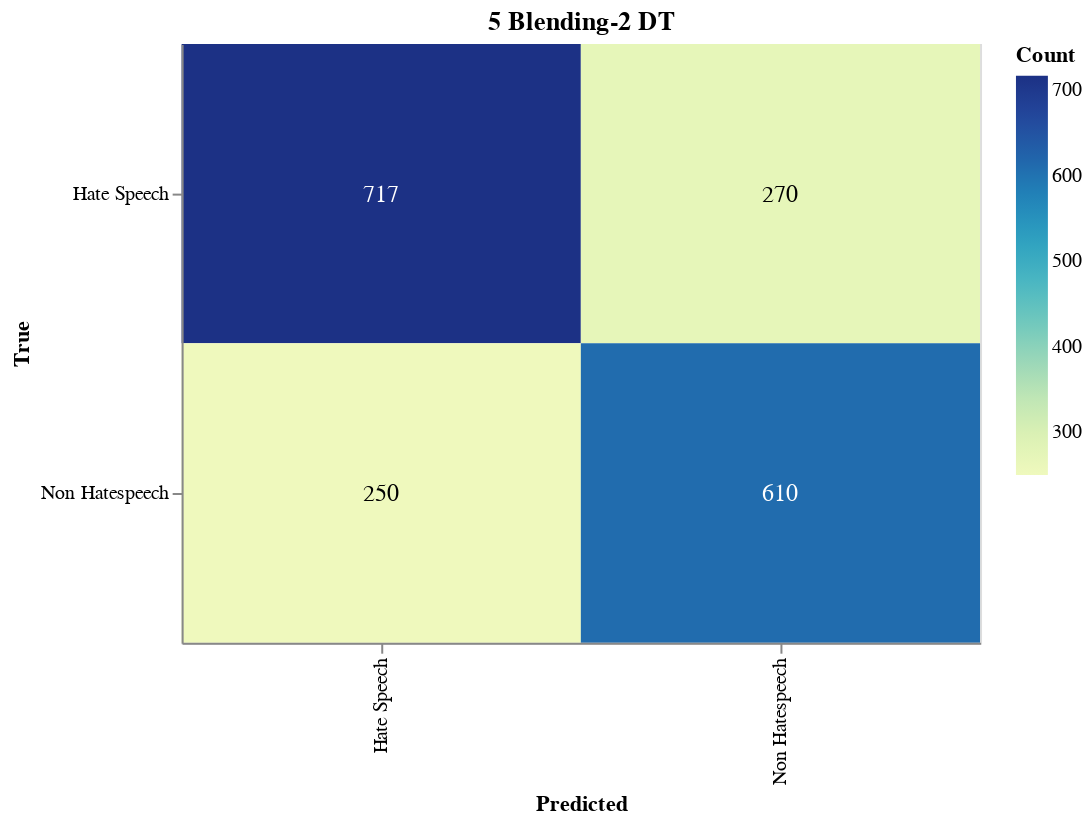

Notebook code cell kept with this figure:
### Markdown cell above
#### Save Confusion Matrix

### Code cell
import altair as alt
import pandas as pd
from sklearn.metrics import confusion_matrix

# Calculate the confusion matrix
cm = confusion_matrix(true_labels, adjusted_predictions)

# Define class names
class_names = ['Hate Speech', 'Non Hatespeech']

# Convert confusion matrix to DataFrame
cm_df = pd.DataFrame(cm, index=class_names, columns=class_names).reset_index().melt(id_vars='index')
cm_df.columns = ['True', 'Predicted', 'Count']

# Ensure the order of categories
cm_df['True'] = pd.Categorical(cm_df['True'], categories=class_names, ordered=True)
cm_df['Predicted'] = pd.Categorical(cm_df['Predicted'], categories=class_names, ordered=True)

# Create the Altair plot
heatmap = alt.Chart(cm_df).mark_rect().encode(
    x=alt.X('Predicted:O', sort=class_names),
    y=alt.Y('True:O', sort=class_names),
    color='Count:Q',
    tooltip=['True', 'Predicted', 'Count']
).properties(
    width=400,
    height=300,
    title='5 Blending-2 DT'
)

# Add text labels
text = heatmap.mark_text(
    align='center',
    baseline='middle',
    fontSize=12
).encode(
    text='Count:Q',
    color=alt.condition(
        alt.datum.Count > cm.max() / 2,
        alt.value('white'),
        alt.value('black')
    )
)

# Combine heatmap and text
final_chart = heatmap + text

# Display the plot
final_chart.show()

### Figure 1 — Vega-Lite specification as saved in the notebook (floating-point values rounded to 4 significant figures)
{"config": {"view": {"continuousWidth": 300, "continuousHeight": 300}}, "layer": [{"mark": {"type": "rect"}, "encoding": {"color": {"field": "Count", "type": "quantitative"}, "tooltip": [{"field": "True", "type": "ordinal"}, {"field": "Predicted", "type": "ordinal"}, {"field": "Count", "type": "quantitative"}], "x": {"field": "Predicted", "sort": ["Hate Speech", "Non Hatespeech"], "type": "ordinal"}, "y": {"field": "True", "sort": ["Hate Speech", "Non Hatespeech"], "type": "ordinal"}}, "title": "5 Blending-2 DT"}, {"mark": {"type": "text", "align": "center", "baseline": "middle", "fontSize": 12}, "encoding": {"color": {"condition": {"test": "(datum.Count > 358.5)", "value": "white"}, "value": "black"}, "text": {"field": "Count", "type": "quantitative"}, "tooltip": [{"field": "True", "type": "ordinal"}, {"field": "Predicted", "type": "ordinal"}, {"field": "Count", "type": "quantitative"}], "x": {"field": "Predicted", "sort": ["Hate Speech", "Non Hatespeech"], "type": "ordinal"}, "y": {"field": "True", "sort": ["Hate Speech", "Non Hatespeech"], "type": "ordinal"}}, "title": "5 Blending-2 DT"}], "data": {"name": "data-eb83fbad2e62b05d6afd68324becac83"}, "height": 300, "width": 400, "$schema": "https://vega.github.io/schema/vega-lite/v5.17.0.json", "datasets": {"data-eb83fbad2e62b05d6afd68324becac83": [{"True": "Hate Speech", "Predicted": "Hate Speech", "Count": 717}, {"True": "Non Hatespeech", "Predicted": "Hate Speech", "Count": 250}, {"True": "Hate Speech", "Predicted": "Non Hatespeech", "Count": 270}, {"True": "Non Hatespeech", "Predicted": "Non Hatespeech", "Count": 610}]}}
